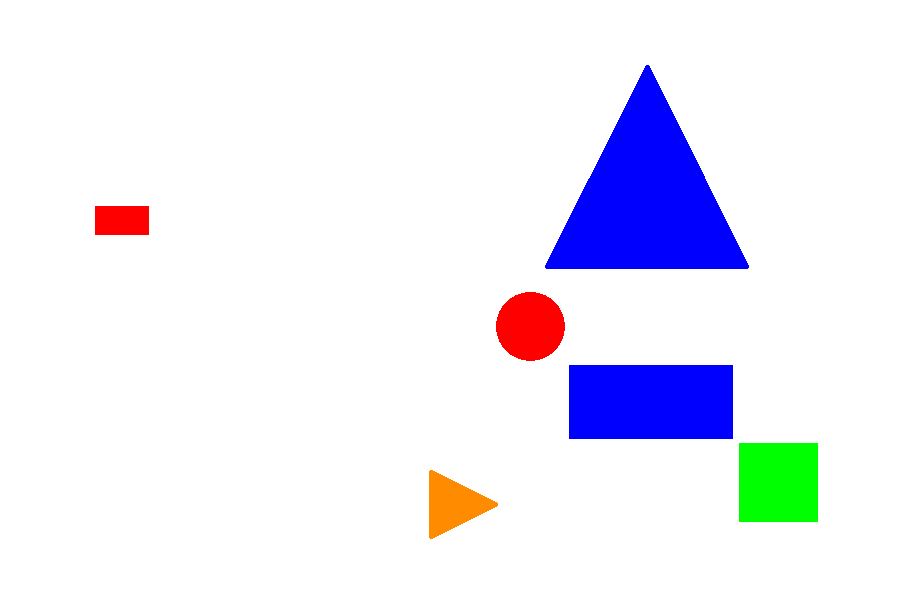
#> input picture Task 1/Task 1A/test_images/test_image_13.png, 898 x 598 px, given in place of test_image_1.png, which was not available
$ python test.py
#> lines starting #> are read from the running program, lines starting #| are printed output that depends on the picture; after the words box and inside, x2 and y2 are one past the last pixel; in counts of white or black regions, pixels touching at a corner belong together; long printed decimals are rounded; pictures that were not available may be replaced by others from this repository, and a replacement may not be noted
import cv2
import numpy as np
def sqr_rec(p):
    t=sorted((np.linalg.norm(p[0,0]-p[1,0]),np.linalg.norm(p[0,0]-p[2,0]),np.linalg.norm(p[2,0]-p[1,0])))
    print(t)
    print(t[0],t[1],0.05*t[1])
    return 'Square' if t[1]-t[0]<=0.05*t[1] else 'Rectangle'
inp=1
while inp!=0:
    img=cv2.imread("test_images\\test_image_{}.png".format(inp))
#> img is the input picture: shape (598, 898, 3); mean B, G, R 248.3, 236, 236.1
    blank=np.zeros(img.shape,np.uint8)
    img_gray=cv2.cvtColor(img,cv2.COLOR_BGR2GRAY)
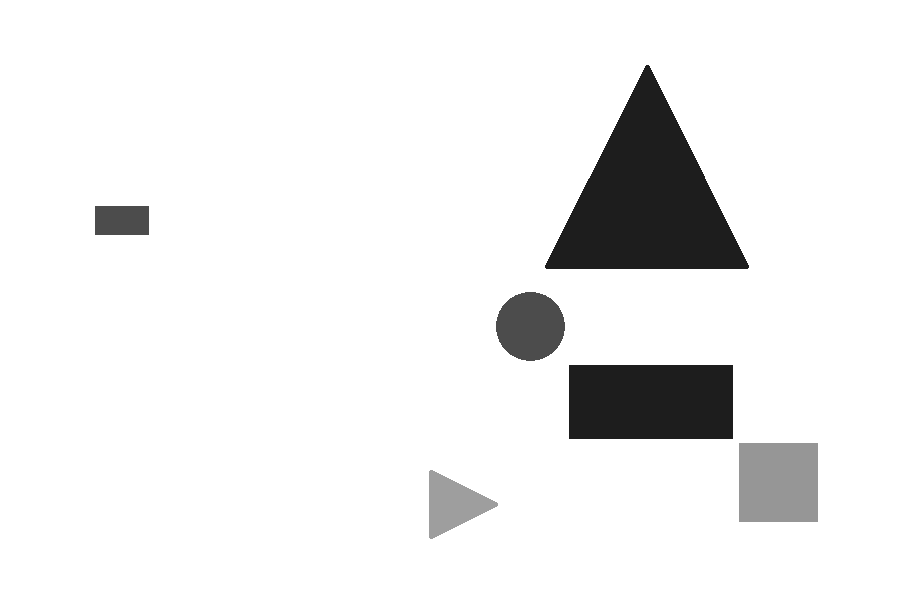
#> img_gray: shape (598, 898); min 29, max 255, mean 237.4
    # img_canny=cv2.Canny(img,200,300)
    # cv2.imshow("img_gray",img_gray)
    ret,thresh=cv2.threshold(img_gray,200,255,cv2.THRESH_BINARY_INV)
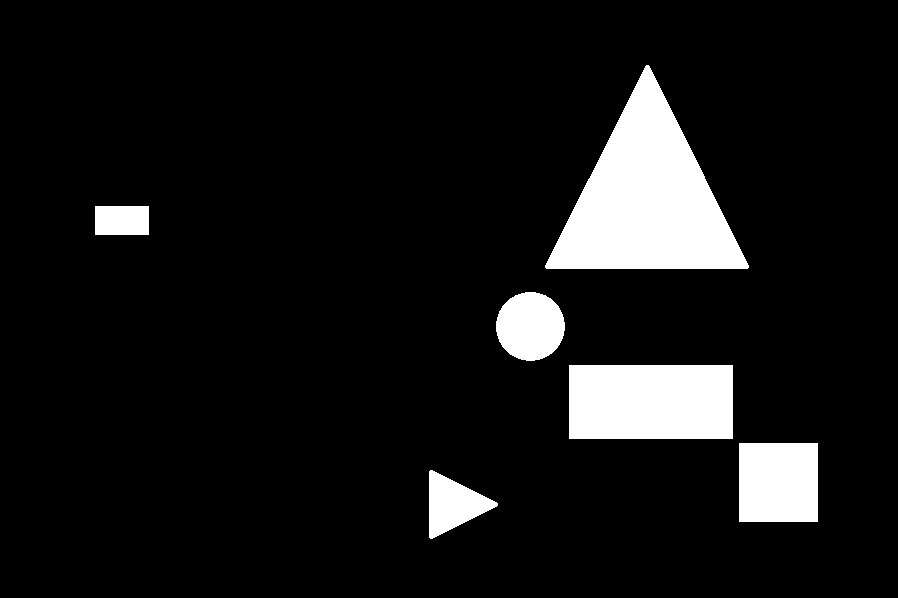
#> thresh: shape (598, 898); 8.9% white; 6 white regions, box (x1, y1, x2, y2) and area: (545, 65, 749, 269) 21413, (569, 365, 733, 439) 12136, (739, 443, 818, 522) 6241, (496, 292, 565, 361) 3719, (429, 470, 498, 539) 2581, (95, 206, 149, 235) 1566
    thresh=cv2.erode(thresh,(3,3),iterations=3)
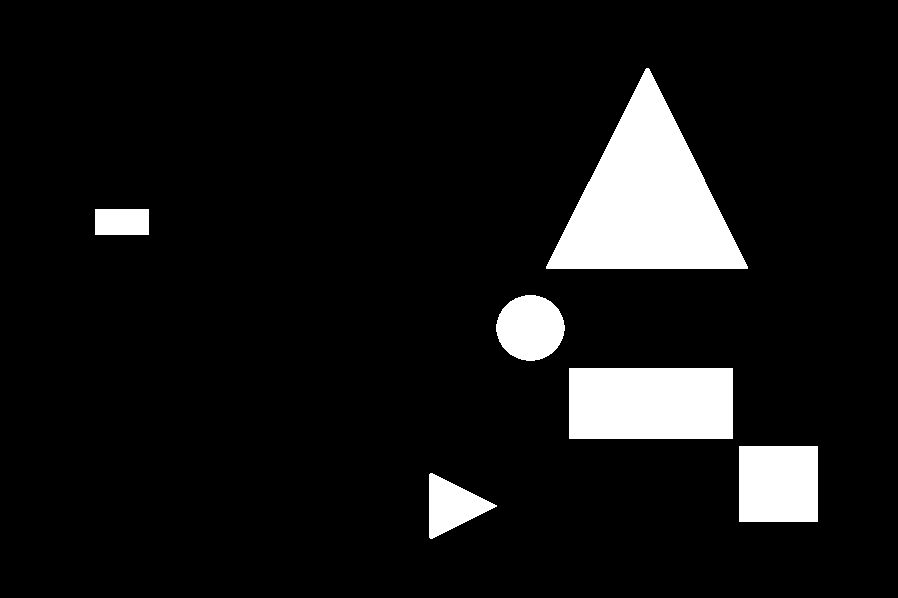
#> thresh: shape (598, 898); 8.5% white; 6 white regions
    cv2.imshow("thresh",thresh)
    cont,hier=cv2.findContours(thresh,cv2.RETR_LIST,cv2.CHAIN_APPROX_SIMPLE)
#> cont = 6 contours; box (x1, y1, x2, y2) and area: (546, 68, 748, 269) 20498, (569, 368, 733, 439) 11410, (739, 446, 818, 522) 5850, (496, 295, 565, 361) 3418, (429, 473, 497, 539) 2274, (95, 209, 149, 235) 1325
    print(len(cont))
#| 6
    for cnt in cont:
        peri=cv2.arcLength(cnt,True)
        approx=cv2.approxPolyDP(cnt,0.04*peri,True)
        # for i in approx:
        #     cv2.circle(blank,i[0],1,(255,255,255),-1)
        M,l=cv2.moments(approx),len(approx)
        cX,cY=int(M["m10"] / M["m00"]),int(M["m01"] / M["m00"])
        t=tuple(img[cY,cX,:])
        str1='Red' if t==(0,0,255) else ('Blue' if t==(255,0,0) else ('Green' if t==(0,255,0) else 'Orange'))
        str2='Triangle' if l==3 else (sqr_rec(approx) if l==4 else ('Pentagon' if l==5 else 'Circle'))
        print(str1,str2,(cX,cY))
        cv2.circle(img,(cX,cY),2,(255,255,255),-1)
#> this loop made 6 passes
#> (peri, approx, l, cX, cY, str1, str2) on passes 1, 2, 3, 5, 6: (225.3, [[429, 474], [430, 538], [496, 506]], 3, 451, 506, 'Orange', 'Triangle'), (306, [[739, 446], [739, 521], [817, 521], [817, 446]], 4, 778, 483, 'Green', 'Square'), (466, [[569, 368], [569, 438], [732, 438], [732, 368]], 4, 650, 403, 'Blue', 'Rectangle'), (156, [[95, 209], [95, 234], [148, 234], [148, 209]], 4, 121, 221, 'Red', 'Rectangle'), (685.4, [[646, 68], [546, 268], [747, 268]], 3, 646, 201, 'Blue', 'Triangle')
#> (peri, l, cX, cY, str1, str2) on pass 4: (219.1, 8, 529, 327, 'Red', 'Circle')
#| Orange Triangle (451, 506)
#| [75.0, 78.0, 108.208]
#| 75.0 78.0 3.900
#| Green Square (778, 483)
#| [70.0, 163.0, 177.395]
#| 70.0 163.0 8.15
#| Blue Rectangle (650, 403)
#| Red Circle (529, 327)
#| [25.0, 53.0, 58.600]
#| 25.0 53.0 2.650
#> (further printed lines are left out)
#> img: shape (598, 898, 3); 0.01% of pixels changed, all inside (x1, y1, x2, y2) = (119, 199, 781, 509)
    # cv2.imshow("contours",blank)
    cv2.imshow("original",img)
    cv2.waitKey(0)
    cv2.destroyAllWindows()
    inp=int(input("no:-"))
#> the answer given: 3
#> the answer given: 3
#> the answer given: 3
#> the answer given: 3
#> the answer given: 3
#> the answer given: 3
# [4 lines of commented-out code are left out]
